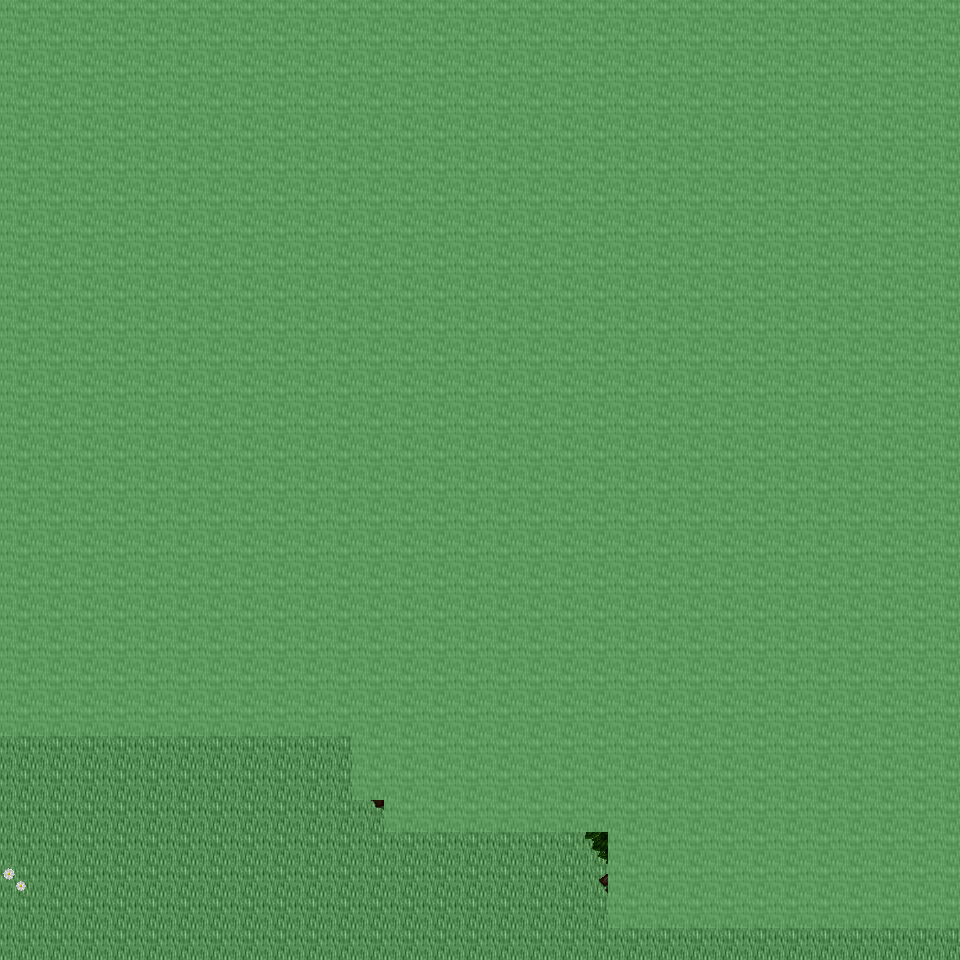

This is a level from a 2D game, rendered from its Tiled map with the project's own tilesets. A one-line summary and the map file follow, with tile-layer data summarised:
An orthogonal 30x30 tile map with 32x32 px tiles, 6 tile layers (Ground, Object, Object2, Above, ...), 13 tilesets and 3 objects (3x mapExit).

<map version="1.0" orientation="orthogonal" renderorder="right-down" width="30" height="30" tilewidth="32" tileheight="32" nextobjectid="4">
  <tileset firstgid="1" name="tileset_ground_ground" tilewidth="32" tileheight="32" tilecount="33" columns="3">
    <image source="../drawable/tileset_ground_ground.png" width="96" height="352" />
  </tileset>
  <tileset firstgid="34" name="tileset_ground_water_pool" tilewidth="32" tileheight="32" tilecount="72" columns="3">
    <image source="../drawable/tileset_ground_water_pool.png" width="96" height="768" />
  </tileset>
  <tileset firstgid="106" name="tileset_plant_tree_tree_darkgreen" tilewidth="32" tileheight="32" tilecount="88" columns="8">
    <image source="../drawable/tileset_plant_tree_tree_darkgreen.png" width="256" height="352" />
  </tileset>
  <tileset firstgid="194" name="tileset_ground_grass_edges" tilewidth="32" tileheight="32" tilecount="36" columns="12">
    <image source="../drawable/tileset_ground_grass_edges.png" width="384" height="96" />
  </tileset>
  <tileset firstgid="230" name="tileset_ground_grass_corners" tilewidth="32" tileheight="32" tilecount="24" columns="6">
    <image source="../drawable/tileset_ground_grass_corners.png" width="192" height="128" />
  </tileset>
  <tileset firstgid="254" name="tileset_plant_flower_daisy_white" tilewidth="32" tileheight="32" tilecount="8" columns="2">
    <image source="../drawable/tileset_plant_flower_daisy_white.png" width="64" height="128" />
  </tileset>
  <tileset firstgid="262" name="tileset_plant_grasses" tilewidth="32" tileheight="32" tilecount="6" columns="3">
    <image source="../drawable/tileset_plant_grasses.png" width="96" height="64" />
  </tileset>
  <tileset firstgid="268" name="tileset_ground_pothole" tilewidth="32" tileheight="32" tilecount="4" columns="4">
    <image source="../drawable/tileset_ground_pothole.png" width="128" height="32" />
  </tileset>
  <tileset firstgid="272" name="tileset_logic_item_resources" tilewidth="32" tileheight="32" tilecount="6" columns="6">
    <image source="../drawable/tileset_logic_item_resources.png" width="192" height="32" />
  </tileset>
  <tileset firstgid="278" name="tileset_logic_creature_elf" tilewidth="32" tileheight="32" tilecount="16" columns="8">
    <image source="../drawable/tileset_logic_creature_elf.png" width="256" height="64" />
  </tileset>
  <tileset firstgid="294" name="tileset_logic_item_mushroom" tilewidth="32" tileheight="32" tilecount="6" columns="6">
    <image source="../drawable/tileset_logic_item_mushroom.png" width="192" height="32" />
  </tileset>
  <tileset firstgid="300" name="tileset_logic_portal" tilewidth="32" tileheight="32" tilecount="24" columns="8">
    <image source="../drawable/tileset_logic_portal.png" width="256" height="96" />
  </tileset>
  <tileset firstgid="324" name="tileset_logic_collision" tilewidth="32" tileheight="32" tilecount="1" columns="1">
    <image source="../drawable/tileset_logic_collision.png" width="32" height="32" />
  </tileset>
  <layer name="Ground" width="30" height="30">
    <data>[900 cells, 900 non-empty, 1 distinct tile ids]</data>
  </layer>
  <layer name="Object" width="30" height="30">
    <data>[900 cells, 72 non-empty, 18 distinct tile ids]</data>
  </layer>
  <layer name="Object2" width="30" height="30">
    <data>[900 cells, 0 non-empty, 0 distinct tile ids]</data>
  </layer>
  <layer name="Above" width="30" height="30">
    <data>[900 cells, 723 non-empty, 26 distinct tile ids]</data>
  </layer>
  <layer name="Above2" width="30" height="30">
    <data>[900 cells, 0 non-empty, 0 distinct tile ids]</data>
  </layer>
  <layer name="Walkable" width="30" height="30">
    <data>[900 cells, 779 non-empty, 1 distinct tile ids]</data>
  </layer>
  <objectgroup name="MapEvents">
    <object id="1" name="south" type="mapExit" x="0" y="928" width="960" height="32">
      <properties>
        <property name="map" value="level_0_x154_y96" />
        <property name="x" value="0" />
        <property name="y" value="1" />
      </properties>
    </object>
    <object id="2" name="west" type="mapExit" x="0" y="736" width="32" height="224">
      <properties>
        <property name="map" value="level_0_x153_y95" />
        <property name="x" value="28" />
        <property name="y" value="23" />
      </properties>
    </object>
    <object id="3" name="east" type="mapExit" x="928" y="928" width="32" height="32">
      <properties>
        <property name="map" value="level_0_x155_y95" />
        <property name="x" value="1" />
        <property name="y" value="29" />
      </properties>
    </object>
  </objectgroup>
</map>
